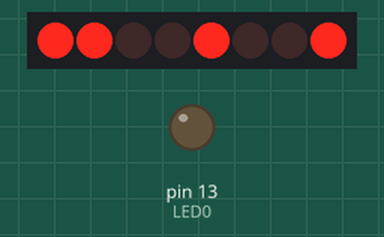
Bench run of a sketch on a simulated Arduino Uno, built with avr-gcc and run on an emulated ATmega328P. On the bench: 8 port-expander outputs drawn as a row of LEDs (first output left, lit = HIGH), output pins drawn as LEDs (lit = HIGH). Wiring (inferred from the names in the program): PCF8574 port expander at I2C address 0x3E. Wiring (inferred from the signals the program sends): row of LEDs: on Q0, Q1, Q2, Q3, Q4, Q5, Q6, Q7.

Above: at 0.1 s.
At 5.06 s:
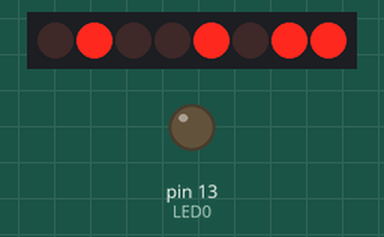
At 9.99 s:
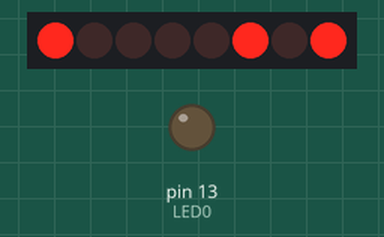
At 19.96 s:
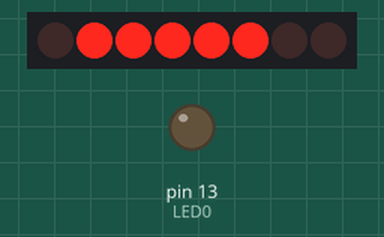
At 29.93 s:
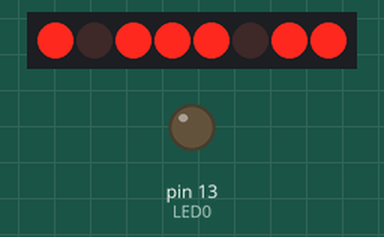
At 39.89 s:
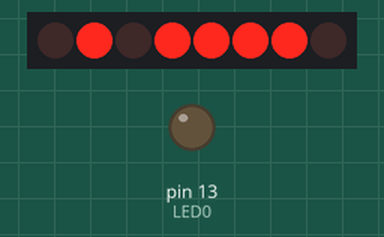
Timing chart, 0 to 40.0 s (numbered marks = the images above):
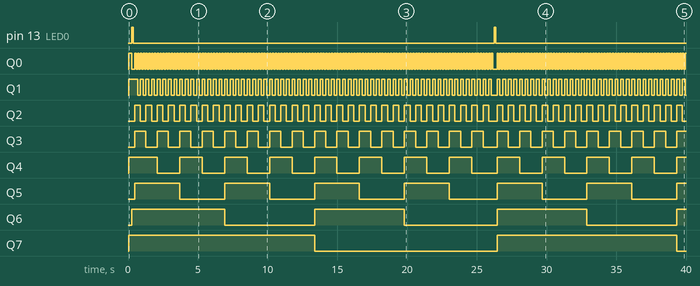

Measured:
- by itself, pin 13 (LED0): alternates HIGH for 0.10 s and LOW for 25.9 s
- by itself, Q0: goes LOW 0.20 s, 127 × (HIGH 0.10 s, LOW 0.10 s), HIGH 0.10 s, LOW 0.30 s, 67 × (HIGH 0.10 s, LOW 0.10 s), then HIGH
- by itself, Q1: goes 63 × (LOW 0.20 s, HIGH 0.20 s), LOW 0.40 s, 33 × (HIGH 0.20 s, LOW 0.20 s), HIGH 0.20 s, then LOW
- by itself, Q2: goes 31 × (HIGH 0.40 s, LOW 0.40 s), HIGH 0.40 s, LOW 0.60 s, 16 × (HIGH 0.40 s, LOW 0.40 s), HIGH 0.40 s, then LOW
- by itself, Q3: goes 15 × (HIGH 0.81 s, LOW 0.81 s), HIGH 0.81 s, LOW 1.0 s, 8 × (HIGH 0.81 s, LOW 0.81 s), then HIGH
- by itself, Q4: alternates HIGH for 1.6 s and LOW for 1.6 s
- by itself, Q5: alternates HIGH for 3.2 s and LOW for 3.2 s
- by itself, Q6: alternates HIGH for 6.4 s and LOW for 6.4 s

The sketch:

plcd1602_sample.ino
```cpp
// (licence header left out)
#include <Wire.h>

/* for Arduino UNO */
#if defined(__AVR_ATmega328P__)
#define LED0 (13)
#endif

//-----------------------------------------
//PLCD1602 functions
#define PLCD_ADDR (0x3E)

void plcd_cmd(char d)
{
  Wire.beginTransmission(PLCD_ADDR);
  Wire.write(0x00);
  Wire.write(d);
  Wire.endTransmission();
}
void plcd_data(char d)
{
  Wire.beginTransmission(PLCD_ADDR);
  Wire.write(0x40);
  Wire.write(d);
  Wire.endTransmission();
}
void plcd_cgram(char adr, char *d, int len)
{
  Wire.beginTransmission(PLCD_ADDR);
  Wire.write(0x00);
  Wire.write(0x40 | (adr * 8));
  Wire.endTransmission();
  for (int i = 0; i < len - 1; i++)
  {
    Wire.beginTransmission(PLCD_ADDR);
    Wire.write(0xc0);
    Wire.write(*d);
    Wire.endTransmission();
    d++;
  }
  Wire.beginTransmission(PLCD_ADDR);
  Wire.write(0x40);
  Wire.write(*d);
  Wire.endTransmission();
}
//-----------------------------------------

void setup() {
  pinMode(LED0, OUTPUT);
  Wire.begin();
  Wire.setClock(100000L);

  //PLCD init.
  delay(40);
  plcd_cmd(0x38);
  plcd_cmd(0x39);
  plcd_cmd(0x04);// EntryModeSet
  plcd_cmd(0x14);
  plcd_cmd(0x70);
  plcd_cmd(0x56);
  plcd_cmd(0x6c);
  delay(200);
  plcd_cmd(0x38);
  plcd_cmd(0x0c);
  plcd_cmd(0x01);
  delay(3);//Clear Display interval

  //setup CGRAM
  char cg0[8] = {0x04, 0x04, 0x04, 0x1f, 0x00, 0x0e, 0x00, 0x04};
  char cg1[8] = {0x1f, 0x1f, 0x1f, 0x1f, 0x11, 0x11, 0x11, 0x1f};
  char cg2[8] = {0x1f, 0x11, 0x11, 0x11, 0x1f, 0x1f, 0x1f, 0x1f};
  char cg3[8] = {0x04, 0x04, 0x15, 0x0e, 0x04, 0x00, 0x1f, 0x1f};
  char cg4[8] = {0x1f, 0x10, 0x10, 0x10, 0x10, 0x10, 0x10, 0x1f};
  char cg5[8] = {0x1e, 0x02, 0x02, 0x03, 0x03, 0x02, 0x02, 0x1e};
  char cg6[8] = {0x1f, 0x11, 0x0a, 0x04, 0x04, 0x04, 0x04, 0x04};
  char cg7[8] = {0x01, 0x01, 0x05, 0x05, 0x15, 0x15, 0x00, 0x1f};
  plcd_cgram(0, cg0, 8);
  plcd_cgram(1, cg1, 8);
  plcd_cgram(2, cg2, 8);
  plcd_cgram(3, cg3, 8);
  plcd_cgram(4, cg4, 8);
  plcd_cgram(5, cg5, 8);
  plcd_cgram(6, cg6, 8);
  plcd_cgram(7, cg7, 8);

  //
  plcd_cmd(0x80 | 0); //Set Cursor (0,0)
  for (int i = 0; i < 8; i++) {
    plcd_data(i);
    plcd_data(' ');
  }
  //
  plcd_cmd(0x80 | 0x40);//Set Cursor (0,1)
  for (int i = 0; i < 8; i++) {
    plcd_data('0' + i);
    plcd_data('-');
  }

}

void loop()
{
  digitalWrite(LED0, HIGH);
  delay(100);
  digitalWrite(LED0, LOW);
  delay(100);

  for (int lp = 0; lp < 256; lp++)
  {
    plcd_cmd(0x80 | 0x4f);//Set Cursor (15,1)
    plcd_data(lp);
    delay(100);
  }
}
```
